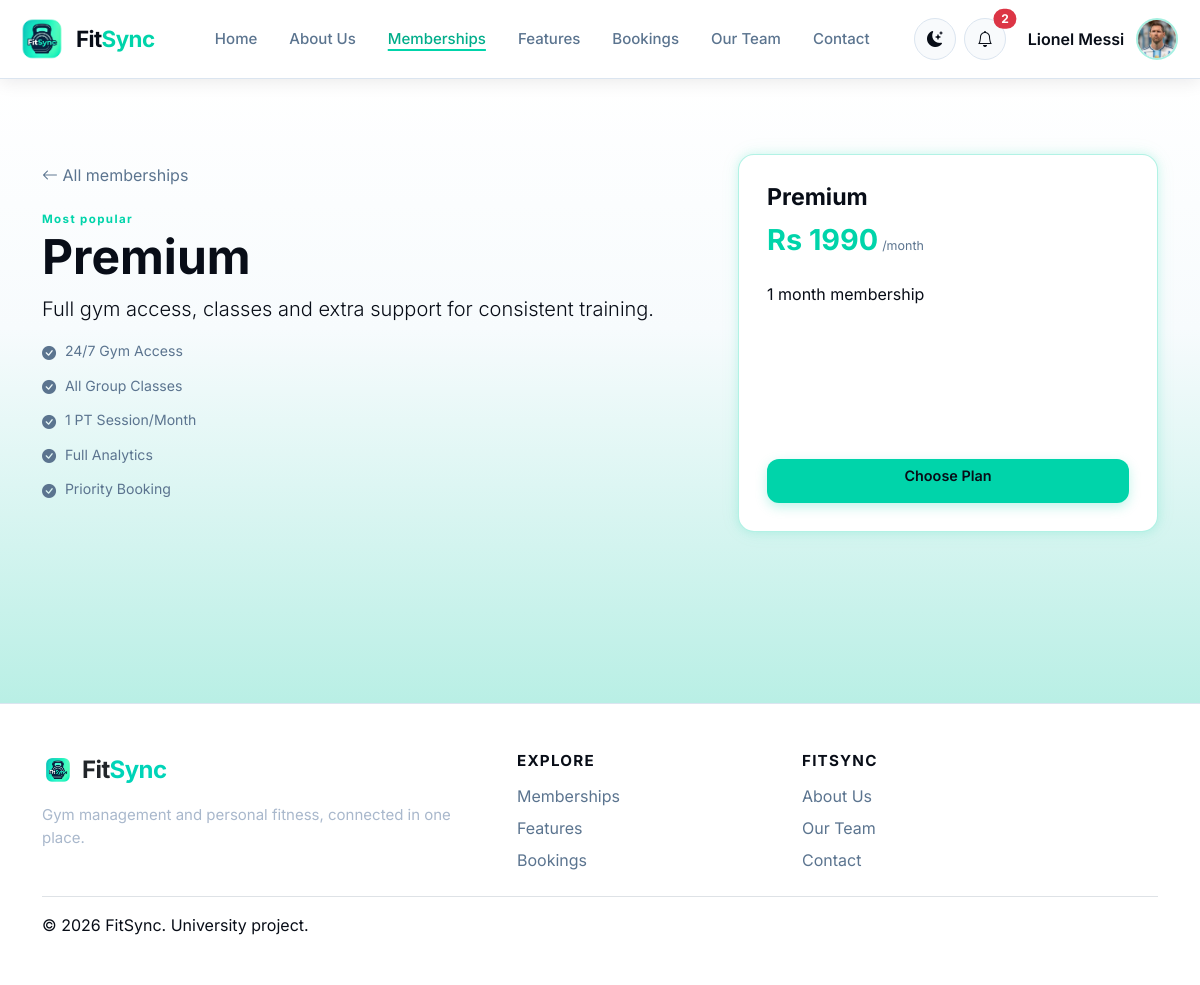
Screenshot of /memberships/plans/premium/ (signed in) with the database file from the repository.
### gym/models.py (models this page shows, shortened)
class User(AbstractUser):
    class Role(models.TextChoices):
        MEMBER = ("MEMBER", "Member")
        STAFF = ("STAFF", "Staff")
        COACH = ("COACH", "Coach")
        ADMIN = ("ADMIN", "Admin")
    email = models.EmailField(unique=True)
    role = models.CharField(max_length=20, choices=Role.choices, default=Role.MEMBER)
    class Meta:
        db_table = "accounts_user"

class MemberProfile(models.Model):
    user = models.OneToOneField(
        settings.AUTH_USER_MODEL,
        on_delete=models.CASCADE,
        related_name="member_profile",
    )
    profile_picture = models.ImageField(
        upload_to="profile_pics/", blank=True, null=True
    )
    avatar_static_path = models.CharField(max_length=255, blank=True)
    @property
    def avatar_url(self):
        from django.templatetags.static import static
        if self.profile_picture:
            return self.profile_picture.url
        return static(self.avatar_static_path) if self.avatar_static_path else ""
    phone = models.CharField(max_length=30, blank=True)
    date_of_birth = models.DateField(blank=True, null=True)
    emergency_contact = models.CharField(max_length=100, blank=True)
    age = models.PositiveSmallIntegerField(blank=True, null=True)
    height_cm = models.PositiveIntegerField(blank=True, null=True)
    current_weight_kg = models.DecimalField(
        max_digits=5, decimal_places=2, blank=True, null=True
    )
    target_weight_kg = models.DecimalField(
        max_digits=5, decimal_places=2, blank=True, null=True
    )
    fitness_goal = models.CharField(max_length=200, blank=True)
    medical_notes = models.TextField(blank=True)
    class Meta:
        db_table = "accounts_memberprofile"

class MembershipPackage(models.Model):
    SERVICE_TYPE_CHOICES = [
        ("YOGA", "Yoga"),
        ("ZUMBA", "Zumba"),
        ("FITNESS", "Fitness"),
        ("SAUNA", "Sauna"),
        ("PERSONAL_TRAINING", "Personal Training"),
        ("PILATES", "Pilates"),
        ("BOXING", "Boxing"),
        ("HIIT", "HIIT"),
        ("CYCLING", "Cycling"),
        ("STRENGTH_TRAINING", "Strength Training"),
    ]
    name = models.CharField(max_length=80)
    slug = models.SlugField(unique=True)
    price = models.DecimalField(max_digits=8, decimal_places=2)
    duration_months = models.PositiveSmallIntegerField(default=1)
    description = models.CharField(max_length=220, blank=True)
    features = models.TextField(help_text="One feature per line")
    audience = models.CharField(max_length=80, blank=True)
    allowed_service_types = models.CharField(
        max_length=200, blank=True, help_text="Leave empty to allow every service type."
    )
    is_featured = models.BooleanField(default=False)
    is_active = models.BooleanField(default=True)
    class Meta:
        ordering = ["price", "name"]
        db_table = "memberships_membershippackage"
    @property
    def feature_list(self):
        return [item.strip() for item in self.features.splitlines() if item.strip()]

### gym/views.py (the view)
def public_package_detail(request, slug):
    package = get_object_or_404(MembershipPackage, slug=slug, is_active=True)
    return render(request, "public/membership_detail.html", {"package": package})

### gym/context_processors.py (called while the page is built)
def notification_menu(request):
    if not request.user.is_authenticated:
        return {}
    unread = Notification.objects.filter(recipient=request.user, is_read=False)
    today = timezone.localdate()
    notices = Notice.objects.filter(is_active=True, publish_date__lte=today).filter(
        expires_on__isnull=True
    ) | Notice.objects.filter(
        is_active=True, publish_date__lte=today, expires_on__gte=today
    )
    return {
        "notification_menu_items": unread[:5],
        "unread_notification_count": unread.count(),
        "active_gym_notices": notices.distinct()[:3],
    }

### templates/public/membership_detail.html (shortened to what this page needs)
{% extends "base.html" %}
{% load static %}
{% block extra_css %}<link rel="stylesheet" href="{% static 'css/memberships.css' %}">{% endblock %}
{% block content %}
<section class="public-membership-hero">
    <div class="container py-5">
        <div class="row align-items-center g-5 public-plan-detail">
            <div class="col-lg-7">
                <a class="membership-back-link" href="{% url 'memberships:public_packages' %}"><i class="bi bi-arrow-left"></i> All memberships</a>
                <span class="membership-eyebrow d-block mt-4">{{ package.audience|default:"FITSYNC MEMBERSHIP" }}</span>
                <h1>{{ package.name }}</h1>
                <p class="lead">{{ package.description }}</p>
                <ul class="plan-feature-list detail-features">
                    {% for feature in package.feature_list %}<li><i class="bi bi-check-circle-fill"></i>{{ feature }}</li>{% endfor %}
                </ul>
            </div>
            <div class="col-lg-5">
                <div class="membership-plan-card featured detail-card">
                    <h2>{{ package.name }}</h2>
                    <div class="membership-price">Rs {{ package.price|floatformat:0 }} <small>/month</small></div>
                    <p>{{ package.duration_months }} month membership</p>
                    {% if request.user.is_authenticated %}
                        <a class="btn btn-primary-fitsync w-100" href="{% url 'memberships:checkout' package.id %}">Choose Plan</a>
                    {% else %}
                        <a class="btn btn-primary-fitsync w-100" href="{% url 'memberships:auth_required' package.id %}">Sign in to Continue</a>
                        <p class="small text-muted text-center mt-3 mb-0">New to FitSync? <a href="{% url 'accounts:register' %}">Create an account</a></p>
                    {% endif %}
                </div>
            </div>
        </div>
    </div>
</section>
{% endblock %}

### templates/includes/navbar.html (shortened to what this page needs)
{% load static %}
<nav class="navbar navbar-expand-xl fitsync-navbar sticky-top" aria-label="Main navigation">
    <div class="container-fluid px-3 px-xxl-4">
        <a class="navbar-brand fitsync-brand d-flex align-items-center gap-2" href="{% url 'core:home' %}">
    <img class="fitsync-logo" src="{% static 'img/fitsync-logo.png' %}" alt="FitSync logo">
    <span class="fitsync-brand-name">
        Fit<span class="brand-accent">Sync</span>
    </span>
</a>
        <div class="collapse navbar-collapse" id="fitsyncPublicNav">
            <ul class="navbar-nav mx-auto align-items-xl-center">
                <li class="nav-item"><a class="nav-link {% if request.resolver_match.namespace == 'core' and request.resolver_match.url_name == 'home' %}active{% endif %}" href="{% url 'core:home' %}">Home</a></li>
                <li class="nav-item"><a class="nav-link {% if request.resolver_match.namespace == 'aboutus' %}active{% endif %}" href="{% url 'aboutus:index' %}">About Us</a></li>
                <li class="nav-item"><a class="nav-link {% if request.resolver_match.namespace == 'memberships' %}active{% endif %}" href="{% url 'memberships:public_packages' %}">Memberships</a></li>
                <li class="nav-item"><a class="nav-link {% if request.resolver_match.namespace == 'core' and request.resolver_match.url_name == 'features' %}active{% endif %}" href="{% url 'core:features' %}">Features</a></li>
                <li class="nav-item">
                    <a class="nav-link {% if request.resolver_match.namespace == 'bookings' %}active{% endif %}"
                       href="{% url 'bookings:schedule' %}">
                        Bookings
                    </a>
                </li>
                <li class="nav-item"><a class="nav-link {% if request.resolver_match.namespace == 'ourteam' %}active{% endif %}" href="{% url 'ourteam:index' %}">Our Team</a></li>
                <li class="nav-item"><a class="nav-link {% if request.resolver_match.namespace == 'core' and request.resolver_match.url_name == 'contact' %}active{% endif %}" href="{% url 'core:contact' %}">Contact</a></li>
            </ul>
            <div class="navbar-actions d-flex align-items-center gap-2 pt-3 pt-xl-0">
                <button class="btn theme-toggle" type="button" data-theme-toggle aria-label="Switch to dark mode" title="Switch theme">
                    <i class="bi bi-moon-stars" data-theme-icon aria-hidden="true"></i>
                </button>
                {% if request.user.is_authenticated %}
                    <div class="dropdown">
                        <button class="btn notification-toggle position-relative" type="button" data-bs-toggle="dropdown" aria-expanded="false" aria-label="Notifications">
                            <i class="bi bi-bell"></i>
                            {% if unread_notification_count %}<span class="position-absolute top-0 start-100 translate-middle badge rounded-pill text-bg-danger">{{ unread_notification_count }}</span>{% endif %}
                        </button>
                    </div>
                    <div class="dropdown">
                        <button class="navbar-account-toggle" type="button" data-bs-toggle="dropdown" aria-expanded="false">
                            <span class="navbar-account-name">{{ request.user.get_full_name|default:request.user.username }}</span>
                            {% if request.user.member_profile.avatar_url %}
                                <img class="navbar-account-avatar" src="{{ request.user.member_profile.avatar_url }}" alt="">
                            {% elif request.user.coach_profile.photo_url %}
                                <img class="navbar-account-avatar" src="{{ request.user.coach_profile.photo_url }}" alt="">
                            {% else %}
                                <span class="navbar-account-avatar navbar-account-initials" aria-hidden="true">
                                    {% if request.user.first_name or request.user.last_name %}{{ request.user.first_name|slice:":1"|upper }}{{ request.user.last_name|slice:":1"|upper }}{% else %}{{ request.user.username|slice:":1"|upper }}{% endif %}
                                </span>
                            {% endif %}
                        </button>
                    </div>
                {% else %}
                    <a class="btn btn-secondary-fitsync" href="{% url 'accounts:login' %}">Login</a>
                    <a class="btn btn-primary-fitsync" href="{% url 'accounts:register' %}">Get Started</a>
                {% endif %}
            </div>
        </div>
    </div>
</nav>

### static/css/base.css (style rules this page uses)
:root { --bg-color: #f4f7fb; --surface-color: #ffffff; --surface-soft: #f8fafc; --text-color: #080d17; --muted-color: #5b748f; --border-color: #dbe5f0; --primary-color: #00d4aa; --primary-strong: #00ad8a; --danger-color: #dc3545; --navbar-color: #ffffff; --sidebar-color: #07152d; --footer-color: #ffffff; --shadow-color: rgba(8, 13, 23, 0.08); --radius-sm: 10px; --radius-md: 12px; --radius-lg: 16px; --sidebar-width: 238px; --topbar-height: 70px; }
html[data-theme="light"] { color-scheme: light; --bg-color: #f4f7fb; --surface-color: #ffffff; --text-color: #080d17; --muted-color: #5b748f; --border-color: #dbe5f0; --navbar-color: #ffffff; --sidebar-color: #ffffff; --footer-color: #ffffff; --shadow-color: rgba(8, 13, 23, 0.08); --page-gradient: linear-gradient(to bottom, #ffffff, #04cfa6); --member-sidebar-background: #ffffff; --member-sidebar-border: #dbe5f0; --member-sidebar-text: #080d17; --member-sidebar-muted: #5b748f; --member-sidebar-accent: #00876c; }
*, *::before, *::after { box-sizing: border-box; }
html, body { min-height: 100%; }
body { min-height: 100vh; margin: 0; background: var(--page-gradient); color: var(--text-color); font-family: "Inter", system-ui, -apple-system, BlinkMacSystemFont, "Segoe UI", sans-serif; transition: background-color 160ms ease, color 160ms ease; }
h1, h2, h3, h4, h5, h6, .fitsync-brand { font-family: "Inter", sans-serif; }
a { color: inherit; }
.fitsync-navbar { min-height: 76px; background: var(--navbar-color); border-bottom: 1px solid var(--border-color); box-shadow: 0 4px 16px var(--shadow-color); }
.fitsync-brand { display: inline-flex; align-items: center; gap: 10px; color: var(--text-color); font-size: 1.5rem; font-weight: 700; letter-spacing: -0.6px; text-decoration: none; white-space: nowrap; }
.fitsync-brand img { flex: 0 0 auto; }
.brand-accent { color: var(--primary-color); }
.fitsync-navbar .navbar-nav { gap: 1rem; }
.fitsync-navbar .nav-link { padding: 0.65rem 0.35rem; color: var(--muted-color); font-size: 0.94rem; font-weight: 500; }
.fitsync-navbar .nav-link:hover, .fitsync-navbar .nav-link:focus, .fitsync-navbar .nav-link.active { color: var(--primary-strong); }
.fitsync-navbar .nav-link.active { text-decoration: underline; text-decoration-thickness: 2px; text-decoration-color: var(--primary-color); text-underline-offset: 5px; }
.navbar-account-toggle { display: inline-flex; min-height: 46px; align-items: center; gap: 0.75rem; padding: 0.25rem 0.3rem 0.25rem 0.8rem; color: var(--text-color); background: transparent; border: 1px solid transparent; border-radius: 999px; }
.navbar-account-name { max-width: 150px; overflow: hidden; font-weight: 600; white-space: nowrap; text-overflow: ellipsis; }
.navbar-account-avatar { width: 42px; height: 42px; flex: 0 0 42px; border: 2px solid rgba(0, 212, 170, 0.35); border-radius: 50%; object-fit: cover; object-position: center top; }
.theme-toggle, .notification-toggle, .sidebar-toggle { display: inline-grid; width: 42px; height: 42px; place-items: center; padding: 0; color: var(--text-color); background: var(--surface-soft); border: 1px solid var(--border-color); border-radius: 50%; }
.fitsync-logo { width: 52px; height: 52px; object-fit: contain; border-radius: 12px; }
.btn-primary-fitsync { color: #080d17; background: var(--primary-color); border: 0; border-radius: var(--radius-md); box-shadow: 0 4px 12px rgba(0, 212, 170, 0.25); font-weight: 600; }
.fitsync-brand-name { font-size: 1.4rem; font-weight: 700; color: var(--text-color); }

### rows the page displays
User: user.get_full_name "Lionel Messi", user.member_profile.avatar_url (picture)
MembershipPackage: audience "Most popular", name "Premium", description "Full gym access, classes and extra support for consistent training.", price "1990", duration_months "1"

### other values shown
{{ unread_notification_count }} "2"
{{ feature }} "24/7 Gym Access" "All Group Classes" "1 PT Session/Month" "Full Analytics" "Priority Booking"
